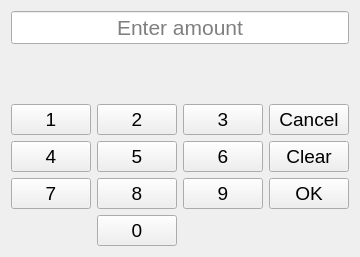
<?xml version="1.0" encoding="UTF-8"?>
<ui version="4.0">
 <class>CustomAmountDialog</class>
 <widget class="QDialog" name="CustomAmountDialog">
  <property name="geometry">
   <rect>
    <x>0</x>
    <y>0</y>
    <width>360</width>
    <height>257</height>
   </rect>
  </property>
  <property name="windowTitle">
   <string/>
  </property>
  <layout class="QHBoxLayout" name="horizontalLayout_2">
   <item>
    <layout class="QVBoxLayout" name="verticalLayout">
     <item>
      <layout class="QHBoxLayout" name="horizontalLayout">
       <item>
        <widget class="QLineEdit" name="textBox">
         <property name="enabled">
          <bool>true</bool>
         </property>
         <property name="font">
          <font>
           <pointsize>16</pointsize>
          </font>
         </property>
         <property name="cursor">
          <cursorShape>ForbiddenCursor</cursorShape>
         </property>
         <property name="focusPolicy">
          <enum>Qt::NoFocus</enum>
         </property>
         <property name="text">
          <string/>
         </property>
         <property name="maxLength">
          <number>5</number>
         </property>
         <property name="alignment">
          <set>Qt::AlignCenter</set>
         </property>
         <property name="readOnly">
          <bool>true</bool>
         </property>
         <property name="placeholderText">
          <string>Enter amount</string>
         </property>
        </widget>
       </item>
      </layout>
     </item>
     <item>
      <widget class="QLabel" name="infoTextBox">
       <property name="font">
        <font>
         <pointsize>10</pointsize>
        </font>
       </property>
       <property name="text">
        <string/>
       </property>
      </widget>
     </item>
     <item>
      <layout class="QGridLayout" name="gridLayout">
       <item row="4" column="1">
        <widget class="QPushButton" name="btn_0">
         <property name="font">
          <font>
           <pointsize>14</pointsize>
           <bold>false</bold>
          </font>
         </property>
         <property name="text">
          <string>0</string>
         </property>
         <property name="autoDefault">
          <bool>false</bool>
         </property>
        </widget>
       </item>
       <item row="3" column="2">
        <widget class="QPushButton" name="btn_9">
         <property name="font">
          <font>
           <pointsize>14</pointsize>
           <bold>false</bold>
          </font>
         </property>
         <property name="text">
          <string>9</string>
         </property>
         <property name="autoDefault">
          <bool>false</bool>
         </property>
        </widget>
       </item>
       <item row="2" column="2">
        <widget class="QPushButton" name="btn_6">
         <property name="font">
          <font>
           <pointsize>14</pointsize>
           <bold>false</bold>
          </font>
         </property>
         <property name="text">
          <string>6</string>
         </property>
         <property name="autoDefault">
          <bool>false</bool>
         </property>
        </widget>
       </item>
       <item row="1" column="2">
        <widget class="QPushButton" name="btn_3">
         <property name="font">
          <font>
           <pointsize>14</pointsize>
           <bold>false</bold>
          </font>
         </property>
         <property name="text">
          <string>3</string>
         </property>
         <property name="autoDefault">
          <bool>false</bool>
         </property>
        </widget>
       </item>
       <item row="1" column="0">
        <widget class="QPushButton" name="btn_1">
         <property name="font">
          <font>
           <pointsize>14</pointsize>
           <bold>false</bold>
          </font>
         </property>
         <property name="text">
          <string>1</string>
         </property>
         <property name="autoDefault">
          <bool>false</bool>
         </property>
        </widget>
       </item>
       <item row="2" column="0">
        <widget class="QPushButton" name="btn_4">
         <property name="font">
          <font>
           <pointsize>14</pointsize>
           <bold>false</bold>
          </font>
         </property>
         <property name="text">
          <string>4</string>
         </property>
         <property name="autoDefault">
          <bool>false</bool>
         </property>
        </widget>
       </item>
       <item row="2" column="1">
        <widget class="QPushButton" name="btn_5">
         <property name="font">
          <font>
           <pointsize>14</pointsize>
           <bold>false</bold>
          </font>
         </property>
         <property name="text">
          <string>5</string>
         </property>
         <property name="autoDefault">
          <bool>false</bool>
         </property>
        </widget>
       </item>
       <item row="3" column="0">
        <widget class="QPushButton" name="btn_7">
         <property name="font">
          <font>
           <pointsize>14</pointsize>
           <bold>false</bold>
          </font>
         </property>
         <property name="text">
          <string>7</string>
         </property>
         <property name="autoDefault">
          <bool>false</bool>
         </property>
        </widget>
       </item>
       <item row="3" column="1">
        <widget class="QPushButton" name="btn_8">
         <property name="font">
          <font>
           <pointsize>14</pointsize>
           <bold>false</bold>
          </font>
         </property>
         <property name="text">
          <string>8</string>
         </property>
         <property name="autoDefault">
          <bool>false</bool>
         </property>
        </widget>
       </item>
       <item row="1" column="1">
        <widget class="QPushButton" name="btn_2">
         <property name="font">
          <font>
           <pointsize>14</pointsize>
           <bold>false</bold>
          </font>
         </property>
         <property name="text">
          <string>2</string>
         </property>
         <property name="autoDefault">
          <bool>false</bool>
         </property>
        </widget>
       </item>
       <item row="3" column="3">
        <widget class="QPushButton" name="btn_ok">
         <property name="enabled">
          <bool>true</bool>
         </property>
         <property name="font">
          <font>
           <pointsize>14</pointsize>
           <bold>false</bold>
          </font>
         </property>
         <property name="text">
          <string>OK</string>
         </property>
         <property name="autoDefault">
          <bool>false</bool>
         </property>
        </widget>
       </item>
       <item row="2" column="3">
        <widget class="QPushButton" name="btn_clear">
         <property name="font">
          <font>
           <pointsize>14</pointsize>
           <bold>false</bold>
          </font>
         </property>
         <property name="text">
          <string>Clear</string>
         </property>
         <property name="autoDefault">
          <bool>false</bool>
         </property>
        </widget>
       </item>
       <item row="1" column="3">
        <widget class="QPushButton" name="btn_cancel">
         <property name="font">
          <font>
           <pointsize>14</pointsize>
          </font>
         </property>
         <property name="text">
          <string>Cancel</string>
         </property>
         <property name="autoDefault">
          <bool>false</bool>
         </property>
        </widget>
       </item>
      </layout>
     </item>
    </layout>
   </item>
  </layout>
 </widget>
 <resources/>
 <connections/>
</ui>
